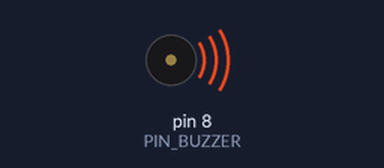
The sketch below on a simulated Arduino Uno, built with avr-gcc and run on an emulated ATmega328P. Parts: buzzer (waves = sounding).

Above: at 0.2 s.
Timing chart, 0 to 3.0 s (numbered marks = the images above):
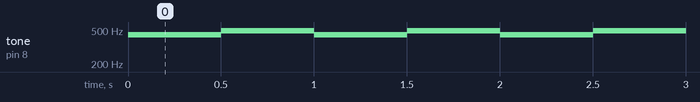

Measured:
- by itself, tone on pin 8 (PIN_BUZZER): alternates 493 Hz for 0.50 s and 440 Hz for 0.50 s

The sketch:

JouerUneNote.ino
```cpp
// Programme JouerUneNote
// Ce programme joue une note

int PIN_BUZZER = 8;
const int DUREE = 500;
const int DUREE_PAUSE = 0;

const float DO = 261.625;
const float RE = 293.664;
const float MI = 329.627;
const float FA = 349.228;
const float SOL = 391.995;
const float LA = 440.000;
const float SI = 493.883;

const float samu[] = { LA, FA };
const float police[] = { LA, RE };
const float pompiers[] = { LA, SI };
const float ambulance[] = { LA, SOL, LA, 0 };


// Cette partie n'est faite qu'une fois quand on appuie sur le bouton RESET de l'Arduino
void setup () {
}

// Cette partie est faite en boucle tant que l'on n'arrete pas l'arduino
void loop () {
  /*
  //
  tone(PIN_BUZZER, LA, DUREE);
  delay(DUREE);
  tone(PIN_BUZZER, SI, DUREE);
  delay(DUREE);
  */

  // meme code en tableau
  for (int i=0; i<2; i++) {
    tone(PIN_BUZZER, pompiers[i], DUREE);
    delay(DUREE);
  }
}
```
